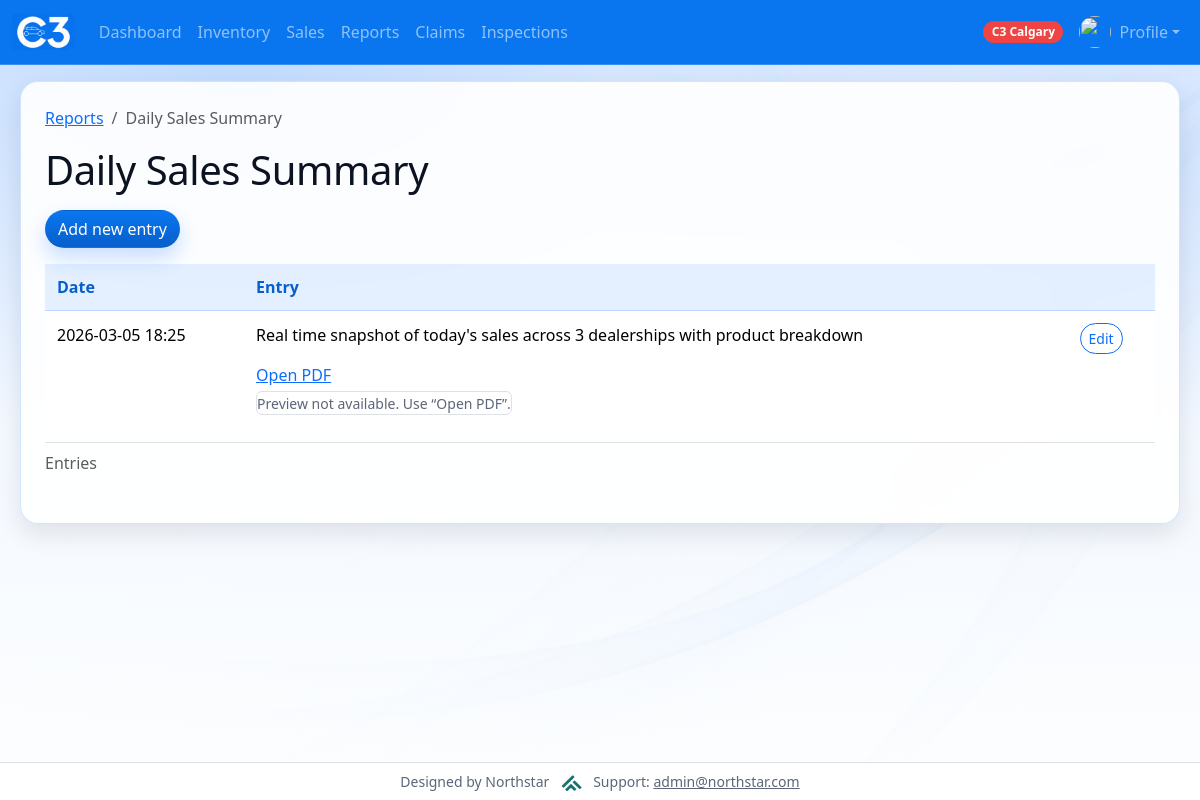
/home/reports/1/ (signed in), run on the app's committed database.
### Dashboard/models.py (models this page shows, shortened)
class Dealership(models.Model):
    name = models.CharField(max_length=200)
    badge_css_class = models.CharField(
        max_length=80,
        default="bg-dark",
        help_text="Bootstrap/extra CSS classes for this dealership's badge (navbar, user list).",
    )
    is_default_home = models.BooleanField(
        default=False,
        help_text="If True, new user group edits default to this dealership when none is set.",
    )
    class Meta:
        ordering = ["name"]
    def resolved_badge_css_class(self) -> str:
        raw = (self.badge_css_class or "").strip()
        if raw.startswith("ns-badge-dealership-"):
            return raw

class Report(models.Model):
    text = models.CharField(max_length=200)
    date_added = models.DateTimeField(auto_now_add=True)

class Entry(models.Model):
    Report = models.ForeignKey(Report, on_delete=models.CASCADE)
    text = models.TextField()
    date_added = models.DateTimeField(auto_now_add=True)
    class Meta:
        verbose_name_plural = 'Entries'

class EntryDocument(models.Model):
    entry = models.ForeignKey(Entry, on_delete=models.CASCADE, related_name="documents")
    file = models.FileField(upload_to="entry_docs/")
    uploaded_at = models.DateTimeField(auto_now_add=True)
    class Meta:
        ordering = ["-uploaded_at", "-id"]

### Dashboard/views.py (the view)
# urls.py: path("reports/<int:report_id>/", views.report, name="report"),
def report(request, report_id):
    myreport = Report.objects.get(id=report_id)
    myentries = myreport.entry_set.order_by('-date_added').prefetch_related("documents")
    context = {'report': myreport, 'entries': myentries, 'can_delete_reports': _is_management(request.user)}
    return render(request, 'Dashboard/report.html', context)

### Dashboard/inventory_services.py (called while the page is built)
def user_home_dealership(user):
    if not user or not user.is_authenticated:
        return None
    try:
        from Profile.models import UserProfile
        prof = UserProfile.objects.select_related("dealership").filter(user=user).first()
        return prof.dealership if prof else None
    except Exception:
        return None

### Dashboard/scope.py (called while the page is built)
def user_can_view_all_dealerships(user) -> bool:
    if not user.is_authenticated:
        return False
    u = (
        get_user_model()
        .objects.filter(pk=user.pk)
        .prefetch_related("groups")
        .first()
    )
    if not u:
        return False
    if u.is_staff or u.is_superuser:
        return True
    names = {g.name for g in u.groups.all()}
    return bool(names & {"Management", "Back Office"})

### Dashboard/views.py (called while the page is built)
def _is_management(user):
    if not user.is_authenticated:
        return False
    return user.groups.filter(name="Management").exists()

### Dashboard/templates/Dashboard/report.html (shortened to what this page needs)
{% extends "Dashboard/base.html" %}
{% block content %}
<nav aria-label="breadcrumb" class="mb-2">
	<ol class="breadcrumb">
		<li class="breadcrumb-item"><a href="{% url ns_site_namespace|add:':Reports' %}">Reports</a></li>
		<li class="breadcrumb-item active" aria-current="page">{{ report.text }}</li>
	</ol>
</nav>
<h1 class="mb-3">{{ report.text }}</h1>
<div class="d-flex gap-2 align-items-center mb-3">
	<a href="{% url ns_site_namespace|add:':new_entry' report.id %}" class="btn btn-primary">Add new entry</a>
</div>
<table class="table">
	<caption>Entries</caption>
	<thead>
		<tr>
			<th scope="col">Date</th>
			<th scope="col">Entry</th>
			<th scope="col"></th>
		</tr>
	</thead>
	<tbody>
		{% for entry in entries %}
		<tr>
			<td class="text-nowrap">{{ entry.date_added|date:"Y-m-d H:i" }}</td>
			<td>
				<div class="mb-2">{{ entry.text|linebreaks }}</div>
				{% if entry.documents.all %}
					{% for doc in entry.documents.all %}
						<div class="mb-3">
							<div class="mb-1">
								<a href="{% url ns_site_namespace|add:':entry_document_inline' doc.id %}" target="_blank" rel="noopener">Open PDF</a>
							</div>
							<object data="{% url ns_site_namespace|add:':entry_document_inline' doc.id %}" type="application/pdf" width="100%" height="520" style="border:1px solid #dee2e6;border-radius:6px;background:#fff;">
								<small class="text-muted">Preview not available. Use “Open PDF”.</small>
							</object>
						</div>
					{% endfor %}
				{% endif %}
			</td>
			<td class="text-nowrap">
				<a href="{% url ns_site_namespace|add:':edit_entry' entry.id %}" class="btn btn-sm btn-outline-primary">Edit</a>
			</td>
		</tr>
		{% empty %}
		<tr><td colspan="3" class="text-muted">No entries for this report yet.</td></tr>
		{% endfor %}
	</tbody>
</table>
{% endblock content %}

### Dashboard/templates/Dashboard/base.html (shortened to what this page needs)
<!DOCTYPE html>
<html lang="en">
<head>
    {% load static %}
    <link rel="stylesheet" href="{% static 'bootstrap/css/bootstrap.css' %}">
    <link rel="stylesheet" href="{% static 'css/theme.css' %}">
</head>
<body class="d-flex flex-column min-vh-100">
<nav class="navbar navbar-expand-lg navbar-dark bg-primary">
    <div class="container-fluid">
        <a class="navbar-brand d-flex align-items-center" href="{% url ns_site_namespace|add:':home' %}">
            <img src="{% static 'images/logo.png' %}" alt="C3" height="36" style="max-height: 36px;">
        </a>
        {% if user.is_authenticated %}
        <div class="collapse navbar-collapse" id="navbarNavAltMarkup">
            <ul class="navbar-nav me-auto mb-2 mb-lg-0">
                <li class="nav-item">
                    <a class="nav-link" href="{% url ns_site_namespace|add:':index' %}">Dashboard</a>
                </li>
                <li class="nav-item">
                    <a class="nav-link" href="{% url ns_site_namespace|add:':inventory' %}">Inventory</a>
                </li>
                <li class="nav-item">
                    <a class="nav-link" href="{% url ns_site_namespace|add:':sales' %}">Sales</a>
                </li>
                <li class="nav-item">
                    <a class="nav-link" href="{% url ns_site_namespace|add:':Reports' %}">Reports</a>
                </li>
                <li class="nav-item">
                    <a class="nav-link" href="{% url ns_site_namespace|add:':claims' %}">Claims</a>
                </li>
                <li class="nav-item">
                    <a class="nav-link" href="{% url ns_site_namespace|add:':inspections' %}">Inspections</a>
                </li>
            </ul>
            <ul class="navbar-nav ms-auto mb-2 mb-lg-0">
                <li class="nav-item d-flex align-items-center me-2">
                    {% if ns_dealership_label %}
                        <span class="badge rounded-pill text-bg-dark ns-dealership-badge {{ ns_dealership_badge_class|default:'' }}">{{ ns_dealership_label }}</span>
                    {% endif %}
                </li>
                <li class="nav-item dropdown">
                    <a class="nav-link dropdown-toggle d-flex align-items-center" href="#" id="profileNavDropdown" role="button" data-bs-toggle="dropdown" aria-expanded="false">
                        {% if profile_avatar_url %}
                            <img src="{{ profile_avatar_url }}" alt="" class="avatar-circle me-2" width="32" height="32">
                        {% else %}
                            <img src="{% static 'images/default-avatar.png' %}" alt="" class="avatar-circle me-2" width="32" height="32">
                        {% endif %}
                        Profile
                    </a>
                </li>
            </ul>
        </div>
        {% endif %}
    </div>
</nav>
<main class="container-fluid py-3 flex-grow-1">
    <div class="ns-surface p-3 p-md-4 mx-md-2">
{% block content %}{% endblock content %}
    </div>
</main>
<footer class="container-fluid py-2 text-center text-muted small border-top mt-auto bg-white">
	Designed by Northstar
	<img src="{% static 'images/northstar.png' %}" alt="Northstar" height="16" class="mx-2 align-text-bottom" style="max-height:16px;">
	Support: <a href="mailto:admin@northstar.com" class="text-muted">admin@northstar.com</a>
</footer>
</body>
</html>

### static/css/theme.css (style rules this page uses)
:root { --theme-primary: #0976f0; --theme-primary-dark: #075fcb; --theme-primary-soft: rgba(13, 110, 253, 0.12); --theme-ink: #0b1220; --theme-muted: #5b6678; --theme-surface: rgba(255, 255, 255, 0.9); --theme-surface-strong: #ffffff; --theme-border: rgba(13, 110, 253, 0.18); --theme-shadow: 0 16px 40px rgba(11, 18, 32, 0.12); --theme-shadow-sm: 0 10px 24px rgba(11, 18, 32, 0.1); --theme-radius-lg: 18px; --theme-radius-md: 14px; --theme-radius-sm: 12px; }
body { color: var(--theme-ink); background: radial-gradient(1200px 600px at 20% 10%, rgba(13, 110, 253, 0.18), transparent 60%), radial-gradient(900px 500px at 90% 20%, rgba(13, 110, 253, 0.12), transparent 55%), linear-gradient(180deg, rgba(231, 241, 255, 0.95), rgba(255, 255, 255, 0.92)); background-attachment: fixed; }
main { background: transparent; }
.ns-surface { background: var(--theme-surface); border: 1px solid var(--theme-border); border-radius: var(--theme-radius-lg); box-shadow: var(--theme-shadow-sm); backdrop-filter: blur(10px); }
.navbar.bg-primary { background-color: var(--theme-primary) !important; border-bottom: 1px solid rgba(255, 255, 255, 0.18); }
.navbar .navbar-brand { padding-top: 0; padding-bottom: 0; }
.navbar .navbar-brand img { display: block; }
.navbar .nav-link { border-radius: 999px; padding: 0.5rem 0.85rem; transition: background-color 120ms ease, color 120ms ease, transform 120ms ease; }
h1, h2, h3, h4, h5 { letter-spacing: -0.01em; }
.text-muted { color: var(--theme-muted) !important; }
.table { background-color: transparent; }
.table thead th { background-color: rgba(13, 110, 253, 0.1); color: var(--theme-primary-dark); border-color: rgba(13, 110, 253, 0.18); font-weight: 700; }
.table tbody tr { background: rgba(255, 255, 255, 0.9); }
.table > :not(caption) > * > * { padding: 0.7rem 0.75rem; }
.btn { border-radius: 999px; }
.btn-primary { background: linear-gradient(180deg, var(--theme-primary), var(--theme-primary-dark)); border-color: transparent; box-shadow: 0 10px 20px rgba(13, 110, 253, 0.22); }
.badge { border-radius: 999px; padding: 0.45em 0.7em; }
.avatar-circle { width: 32px; height: 32px; border-radius: 50%; object-fit: cover; display: inline-flex; align-items: center; justify-content: center; overflow: hidden; }
.badge.ns-dealership-badge { color: #fff !important; --bs-badge-color: #fff; }
.badge.ns-dealership-badge.ns-badge-dealership-calgary, .navbar.bg-primary .badge.ns-dealership-badge.ns-badge-dealership-calgary { background-color: #ef4444 !important; }

### data on the page
Dealership: name "C3 Calgary"
Report: text "Daily Sales Summary"
Entry: date_added "2026-03-05 18:25", text "Real time snapshot of today's sales across 3 dealerships with product breakdown"
